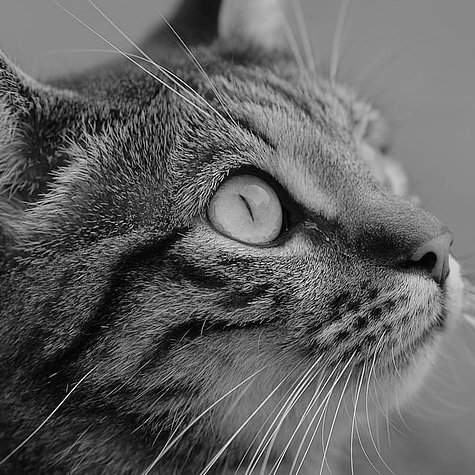
#> input picture notebooks-figures/assets/cat.jpg, 475 x 475 px, given in place of cat.png, which was not available
$ jupyter execute --allow-errors partial-ot-shape-active-mass.ipynb   (text cells are left out)
#> lines starting #> are read from the running program, lines starting #| are printed output that depends on the picture; after the words box and inside, x2 and y2 are one past the last pixel; in counts of white or black regions, pixels touching at a corner belong together; pictures that were not available may be replaced by others from this repository, and a replacement may not be noted
[cell 1]
# --- OT4ML lightweight Colab bootstrap: one shared core, no repository clone.
from pathlib import Path as _OT4ML_Path
import importlib.util as _OT4ML_importlib_util
import os as _OT4ML_os
import sys as _OT4ML_sys
import urllib.request as _OT4ML_urllib_request

_OT4ML_MPLCONFIG = _OT4ML_Path(
    _OT4ML_os.environ.get(
        "MPLCONFIGDIR",
        _OT4ML_Path(_OT4ML_os.environ.get("TMPDIR", "/tmp")) / "mpl-ot4ml",
    )
)
_OT4ML_MPLCONFIG.mkdir(parents=True, exist_ok=True)
_OT4ML_os.environ["MPLCONFIGDIR"] = str(_OT4ML_MPLCONFIG)


def _ot4ml_find_core():
    """Locate the single shared figure core in a local checkout."""
    here = _OT4ML_Path.cwd().resolve()
    for base in (here, *here.parents):
        for candidate in (base / "notebooks-figures" / "figure_style.py", base / "figure_style.py"):
            if candidate.exists():
                return candidate
    return None


# [16 lines left out: function _ot4ml_download_core, not called in this run]


_OT4ML_CORE = _ot4ml_find_core()
if _OT4ML_CORE is None:
    _OT4ML_CORE = _ot4ml_download_core(
        _OT4ML_Path("/content/ot4ml-figure-runtime/notebooks-figures/figure_style.py")
    )

_OT4ML_SPEC = _OT4ML_importlib_util.spec_from_file_location("figure_style", _OT4ML_CORE)
if _OT4ML_SPEC is None or _OT4ML_SPEC.loader is None:
    raise RuntimeError(f"Cannot load OT4ML figure core from {_OT4ML_CORE}")
_OT4ML_STYLE = _OT4ML_importlib_util.module_from_spec(_OT4ML_SPEC)
_OT4ML_sys.modules["figure_style"] = _OT4ML_STYLE
#> (the rest of this cell did not finish here and is left out)

[cell 2]
from pathlib import Path
import os
import shutil
ROOT = Path.cwd()
if (ROOT / "notebooks-figures" / "figure_style.py").exists():
    FIGROOT = ROOT / "notebooks-figures"
elif (ROOT / "figure_style.py").exists():
    FIGROOT = ROOT
    ROOT = FIGROOT.parent
elif (ROOT.parent / "notebooks-figures" / "figure_style.py").exists():
    ROOT = ROOT.parent
    FIGROOT = ROOT / "notebooks-figures"
else:
    raise RuntimeError("Could not locate figure_style.py")


import matplotlib.pyplot as plt
import numpy as np
import ot
from PIL import Image

#> (the rest of this cell did not finish here and is left out)

[cell 3]
def load_mask_candidates(path, *, n_candidates=80000, seed=0):
    """Return random candidates inside a black-on-white binary silhouette.

    Args:
        path: Input or output filesystem path.
        n_candidates: Number of objects specified by this parameter.
        seed: Random seed used to make the numerical experiment reproducible.

    Returns:
        random candidates inside a black-on-white binary silhouette.
    """
#> called with n_candidates = 80000, seed = 12
    local_rng = np.random.default_rng(seed)
    img = Image.open(path).convert("RGBA")
    arr = np.asarray(img, dtype=float) / 255.0
    luminance = arr[..., :3].mean(axis=2)
    mask = (arr[..., 3] > 0.25) & (luminance < 0.65)
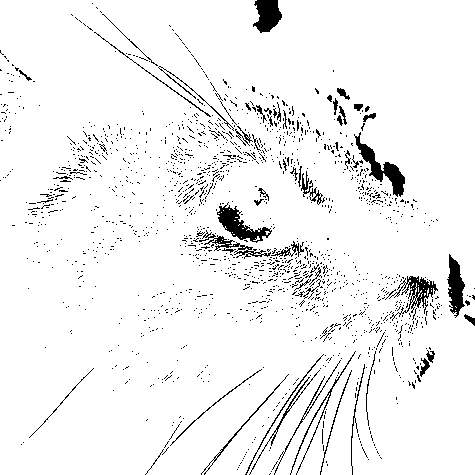
#> mask: shape (475, 475) bool; 94.6% white; 1635 black regions (1577 under 20 px), largest, box (x1, y1, x2, y2) and area: (354, 132, 405, 197) 877, (217, 202, 272, 243) 806, (253, 0, 282, 33) 667
    ys, xs = np.nonzero(mask)
    if len(xs) > n_candidates:
        idx = local_rng.choice(len(xs), n_candidates, replace=False)
        xs, ys = xs[idx], ys[idx]
    pts = np.column_stack([xs, -ys]).astype(float)
#> pts = 80000 pairs, first value 0 to 474, second value -474 to 0
    pts += local_rng.uniform(-0.45, 0.45, size=pts.shape)
#> pts = 80000 pairs, first value -0.449 to 474.4, second value -474.4 to 0.442
    pts -= pts.mean(axis=0, keepdims=True)
#> pts = 80000 pairs, first value -235.5 to 239.4, second value -237.5 to 237.4
    pts /= np.max(np.linalg.norm(pts, axis=1))
#> pts = 80000 pairs, first value -0.7 to 0.712, second value -0.706 to 0.706
    return pts


# [18 lines left out: function farthest_point_sample, not called in this run]


n = 1200
cat_candidates = load_mask_candidates(FIGROOT / "assets" / "cat.png", seed=12)
#> cat_candidates has the same summary as pts in load_mask_candidates
#> (the rest of this cell did not finish here and is left out)


x = farthest_point_sample(cat_candidates, n)
y = farthest_point_sample(annulus_candidates, n)

# Place the two shapes side by side. The raw annulus mask has a larger
# diameter than the cat after normalization, so it is rescaled to roughly
# match the cat height before shifting it to the right.
x = 1.00 * x + np.array([-0.78, 0.0])
y = 0.72 * y + np.array([0.82, -0.005])

all_points = np.vstack([x, y])
lo = all_points.min(axis=0)
hi = all_points.max(axis=0)
pad = np.array([0.14, 0.12])
limits = ((lo[0] - pad[0], hi[0] + pad[0]), (lo[1] - pad[1], hi[1] + pad[1]))

[cell 4]
a = np.ones(n) / n
#> a = 1200 values from 0.000833 to 0.000833
b = np.ones(n) / n
#> (the rest of this cell did not finish here and is left out)


$ run again, with notebooks-figures/assets/flower.jpg copied over notebooks-figures/assets/cat.jpg
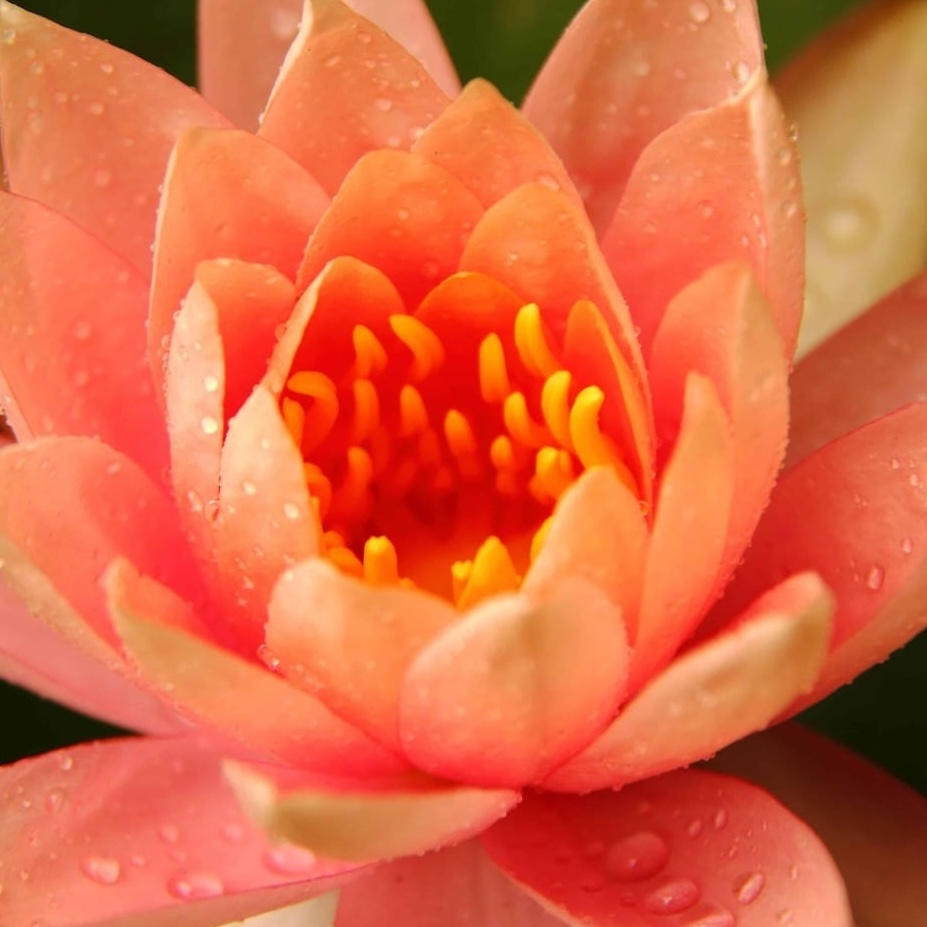
#> input picture notebooks-figures/assets/flower.jpg, 927 x 927 px, given in place of cat.png, which was not available
#> in load_mask_candidates, `luminance = arr[..., :3].mean(axis=2)`:
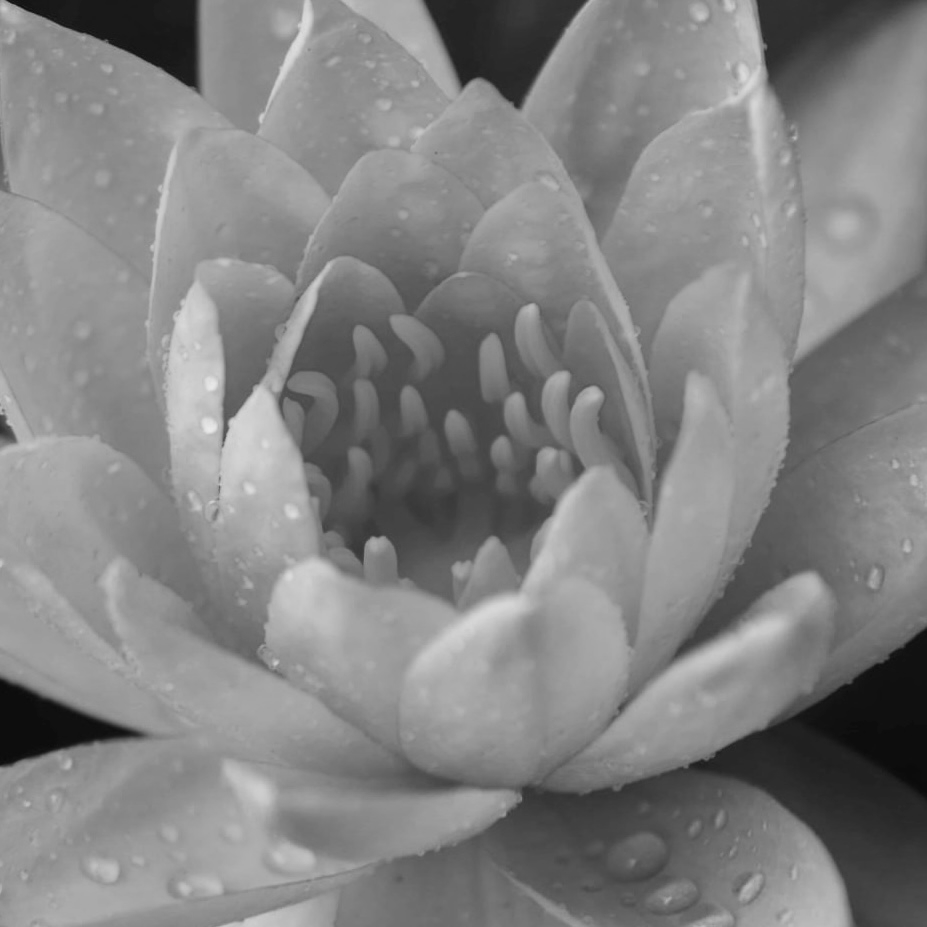
#> luminance: shape (927, 927) float64; min 0.0405, max 0.922, mean 0.513
#> in load_mask_candidates, `mask = (arr[..., 3] > 0.25) & (luminance < 0.65)`:
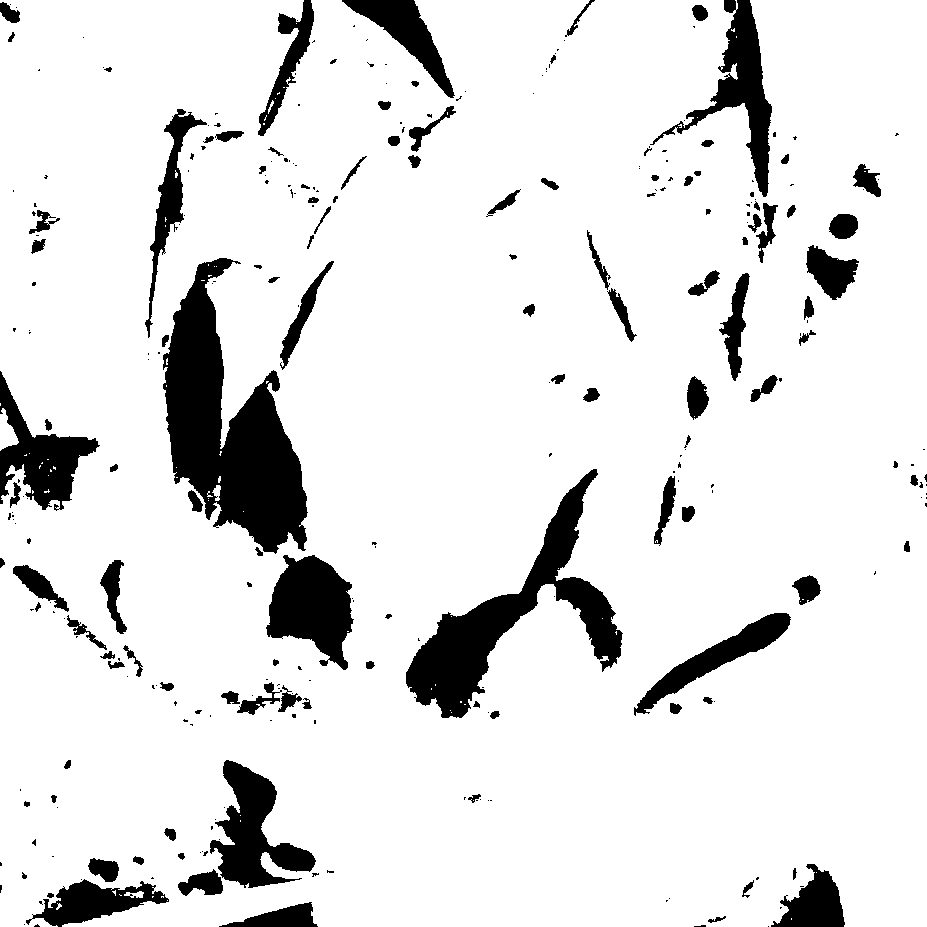
#> mask: shape (927, 927) bool; 88.7% white; 300 black regions (182 under 20 px), largest, box (x1, y1, x2, y2) and area: (163, 258, 308, 554) 20838, (406, 469, 623, 718) 13713, (266, 555, 354, 670) 6332
#> in load_mask_candidates, `pts = np.column_stack([xs, -ys]).astype(float)`: pts = 80000 pairs, first value 0 to 926, second value -926 to 0
#> in load_mask_candidates, `pts += local_rng.uniform(-0.45, 0.45, size=pts.shape)`: pts = 80000 pairs, first value -0.436 to 926.4, second value -926.4 to 0.441
#> in load_mask_candidates, `pts -= pts.mean(axis=0, keepdims=True)`: pts = 80000 pairs, first value -472.2 to 454.7, second value -466.1 to 460.8
#> in load_mask_candidates, `pts /= np.max(np.linalg.norm(pts, axis=1))`: pts = 80000 pairs, first value -0.713 to 0.687, second value -0.704 to 0.696
#> cat_candidates has the same summary as pts in load_mask_candidates
#> a = 1200 values from 0.000833 to 0.000833
